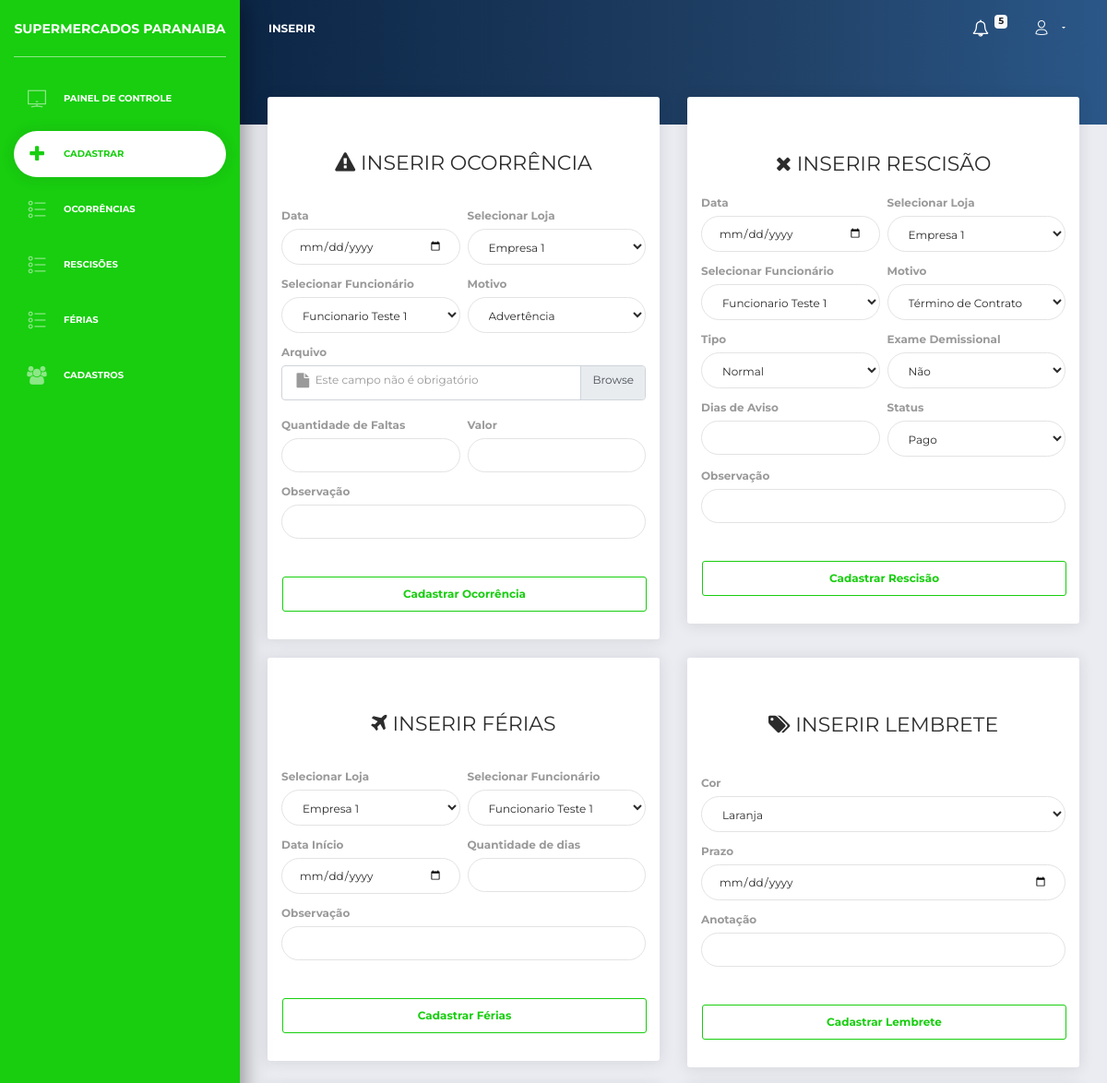
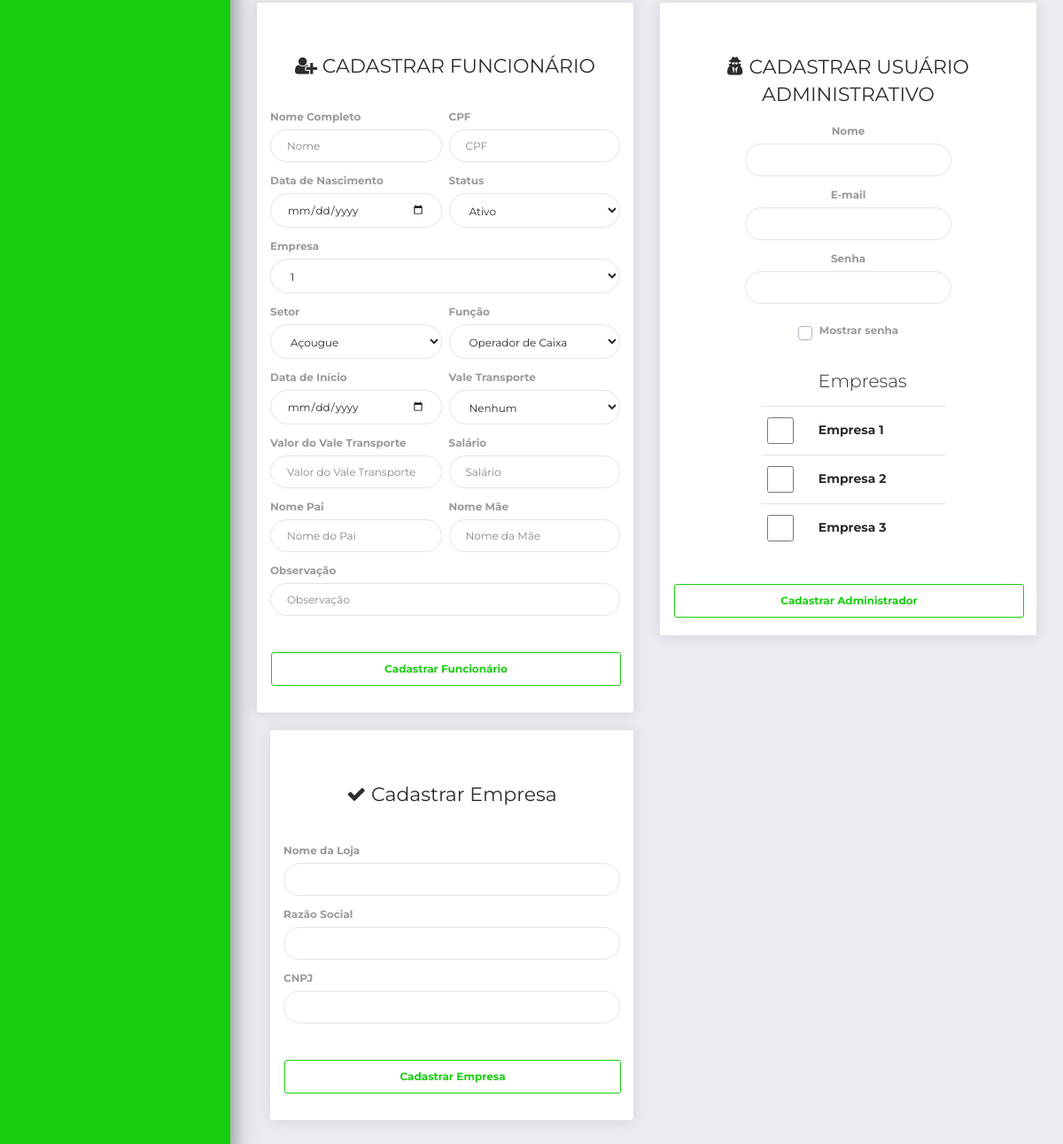
Page /painel/inserir.php (signed in) on the committed database (2 pictures, top to bottom).
### tables this page shows
CREATE TABLE IF NOT EXISTS `empresas` (
  `id` INT NOT NULL AUTO_INCREMENT,
  `cnpj` VARCHAR(18) NOT NULL,
  `nome_loja` VARCHAR(80) NOT NULL,
  `razao_social` VARCHAR(80) NOT NULL,
  `status` ENUM('Ativo', 'Inativo') NOT NULL,
  `data_criacao` DATETIME NOT NULL,
  PRIMARY KEY (`id`));

### complements/selects/select_empresa.php (the view)
<?php
$pesquisa_empresas = "SELECT * FROM acessos_empresas WHERE status = 'Ativo' AND usuarios_id =".$_SESSION["id_usuario_login"]['id']." ORDER BY nome_loja;";
$resultado_empresas = mysqli_query($conn, $pesquisa_empresas);
while ($row_empresas = mysqli_fetch_assoc($resultado_empresas)){
        echo "<option value='".$row_empresas['id']."'>".$row_empresas['nome_loja']."</option>";
}
?>

### complements/selects/select_empresa2.php
<?php
$pesquisa_empresas = "SELECT * FROM acessos_empresas WHERE status = 'Ativo' AND usuarios_id =".$_SESSION["id_usuario_login"]['id']." ORDER BY nome_loja;";
$resultado_empresas = mysqli_query($conn, $pesquisa_empresas);
while ($row_empresas = mysqli_fetch_assoc($resultado_empresas)){
        echo
        "<tr>
                <td><input type='checkbox' name='usuario_acesso_empresa' id='preco' value='".$row_empresas['id']."'></td>
                <td>".$row_empresas['nome_loja']."</td>
        </tr>";
}
?>

### painel/assets/css/style.css (style rules this page uses)
input[type='checkbox'] { border: 1px solid #fff; width: 30px; height: 30px; display: grid; place-content: center; border-radius: 50%; }

### rows in the picture
empresas: nome_loja "Empresa 1"
empresas: nome_loja "Empresa 2"
empresas: nome_loja "Empresa 3"

### other values in the picture
form field ocorrencia_loja "Empresa 1"
form field ocorrencia_funcionarios "Funcionario Teste 1"
form field recisao_loja "Empresa 1"
form field recisao_funcionario "Funcionario Teste 1"
form field ferias_loja "Empresa 1"
form field ferias_funcionario "Funcionario Teste 1"
